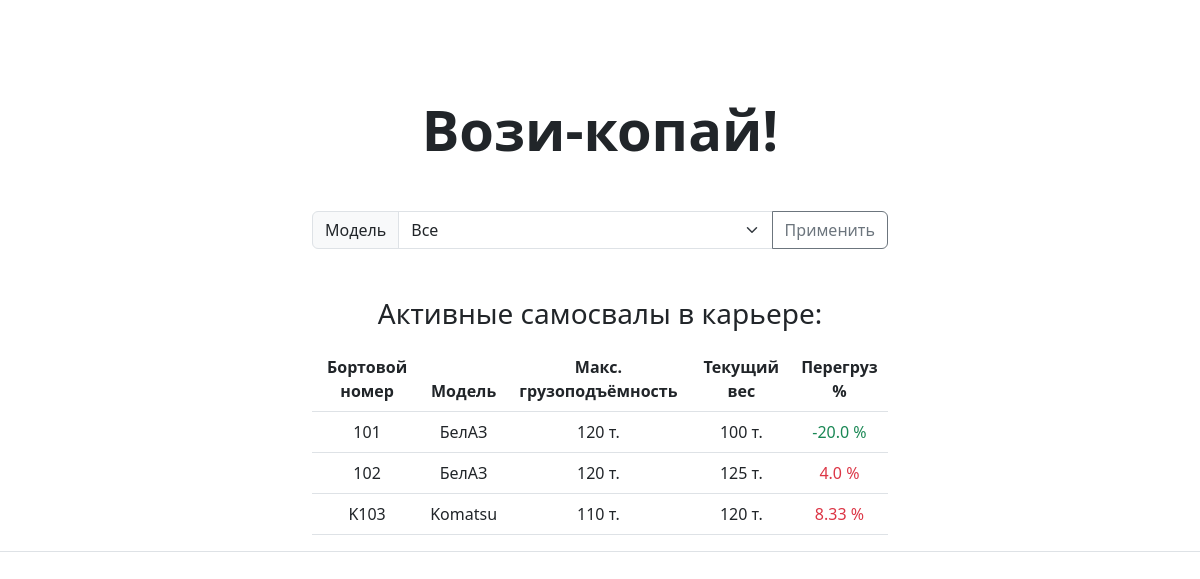
The page / on the database its author committed.
### core/models/machines_operation.py (models this page shows, shortened)
class MachinesOperation(models.Model):
    machines = models.ForeignKey(
        "Machines", on_delete=models.PROTECT, null=False, blank=True
    )
    current_weight_payload = models.IntegerField(
        _("Текущий вес загрузки в Тоннах"),
        null=False,
        default=0
    )
    is_active = models.BooleanField(_("Активно"), default=False, db_index=True)
    uuid = models.UUIDField(default=uuid.uuid4, editable=False, unique=False)
    def persent_overload(self):
        calc = (self.machines.dumper_models.maximum_load / self.current_weight_payload) * 100 - 100
        return -1*float("{:.2f}".format(calc))
    class Meta:
        verbose_name = _("Машина в работе")
        verbose_name_plural = _("Машины в работе")
        db_table = "core_machines_operation"
        ordering = ["machines"]

### core/models/machines.py (models this page shows)
class Machines(models.Model):
    numbers = models.CharField(_("Номер машины"), max_length=100)
    dumper_models = models.ForeignKey(
        "DumperModels", on_delete=models.PROTECT, null=False, blank=True
    )
    manufacturer = models.ForeignKey(
        "Manufacturer", on_delete=models.PROTECT, null=False, blank=True
    )
    is_active = models.BooleanField(_("Активно"), default=False, db_index=True)
    uuid = models.UUIDField(default=uuid.uuid4, editable=False, unique=False)
    def __str__(self):
        return self.numbers
    class Meta:
        verbose_name = _("Машина")
        verbose_name_plural = _("Машины")
        db_table = "core_machines"
        ordering = ["numbers"]

### core/models/manufacturer.py (models this page shows, shortened)
class Manufacturer(models.Model):
    name = models.CharField(_("Производители"), max_length=100)
    manufacturer_unique_name = models.CharField(
        _("Unique Tag Name"),
        max_length=60,
        default=None,
        null=False,
        unique=True
    )
    is_active = models.BooleanField(_("Активно"), default=False, db_index=True)
    uuid = models.UUIDField(default=uuid.uuid4, editable=False, unique=False)
    class Meta:
        verbose_name = _("Производитель")
        verbose_name_plural = _("Производители")
        db_table = "core_manufacturer"
        ordering = ["name"]

### core/models/dumper_models.py (models this page shows, shortened)
class DumperModels(models.Model):
    name = models.CharField(_("Название модели"), max_length=100)
    dumper_models_unique_name = models.CharField(
        _("Unique model name"),
        max_length=60,
        default=None,
        null=False,
        unique=True
    )
    manufacturer = models.ForeignKey(
        "Manufacturer", on_delete=models.PROTECT, null=False, blank=True
    )
    maximum_load = models.IntegerField(_("Максимальная грузоподъёмность"), null=False, default=0)
    is_active = models.BooleanField(_("Активно"), default=False, db_index=True)
    uuid = models.UUIDField(default=uuid.uuid4, editable=False, unique=False)
    class Meta:
        verbose_name = _("Модель машины")
        verbose_name_plural = _("Модели машин")
        db_table = "core_dumper_models"
        ordering = ["name"]

### core/views.py (the view)
# urls.py: path('', index, name='home'),
@requires_csrf_token
def index(request):
    dumper_models = DumperModels.objects.all()
    dumper_models_filter = request.POST.get('dumper_models', 0)
    active_machines = MachinesOperation.objects
    if int(dumper_models_filter) == 0:
        active_machines = active_machines.all()
    else:
        active_machines = active_machines.filter(machines__manufacturer=dumper_models_filter)
    return render(request,
                  'core/index.html',
                  {
                      'dumper_models': dumper_models,
                      'active_machines': active_machines,
                      'dumper_models_filter': int(dumper_models_filter)
                  })

### core/templates/core/index.html (shortened to what this page needs)
<!doctype html>
<html lang="en">
<head>
    <link href="https://cdn.jsdelivr.net/npm/bootstrap@5.3.0-alpha1/dist/css/bootstrap.min.css"
          rel="stylesheet"
>
</head>
<body>
<div class="px-4 pt-5 my-5 text-center border-bottom">
    <h1 class="display-4 fw-bold mb-5">Вози-копай!</h1>
    <div class="col-lg-6 mx-auto">
    <form action="/" method="post">
        <div class="input-group mb-3">
            <label class="input-group-text" for="inputGroupSelect01">Модель</label>
            <select
                class="form-select"
                id="dumper_models"
                name="dumper_models"
            >
                <option value="0"
                        {% if dumper_models_filter == 0 %}selected{% endif %}
                >Все</option>
            </select>
            <button class="btn btn-outline-secondary" type="submit">Применить</button>
        </div>
        </form>
        <h3 class="mt-5 mb-3">Активные самосвалы в карьере:</h3>
        <table class="table">
            <thead>
            <tr>
                <th scope="col">Бортовой номер</th>
                <th scope="col">Модель</th>
                <th scope="col">Макс. грузоподъёмность</th>
                <th scope="col">Текущий вес</th>
                <th scope="col">Перегруз %</th>
            </tr>
            </thead>
            <tbody>
            {% for item in active_machines %}
                <tr>
                    <td>{{ item.machines }}</td>
                    <td>{{ item.machines.manufacturer.name }}</td>
                    <td>{{ item.machines.dumper_models.maximum_load }} т.</td>
                    <td>{{ item.current_weight_payload }} т.</td>
                    <td>
                        <span
                            class="
                                {% if item.persent_overload >= 0 %}
                                text-danger
                                {% else %}
                                text-success
                                {% endif %}"
                        >
                        {{ item.persent_overload }} %
                        </span>
                    </td>
                </tr>
            {% endfor %}
            </tbody>
        </table>
    </div>
</div>
</body>
</html>

### rows shown on the page
MachinesOperation: machines "101", machines.manufacturer.name "БелАЗ", machines.dumper_models.maximum_load "120", current_weight_payload "100", persent_overload "-20.0"
MachinesOperation: machines "102", machines.manufacturer.name "БелАЗ", machines.dumper_models.maximum_load "120", current_weight_payload "125", persent_overload "4.0"
MachinesOperation: machines "K103", machines.manufacturer.name "Komatsu", machines.dumper_models.maximum_load "110", current_weight_payload "120", persent_overload "8.33"
